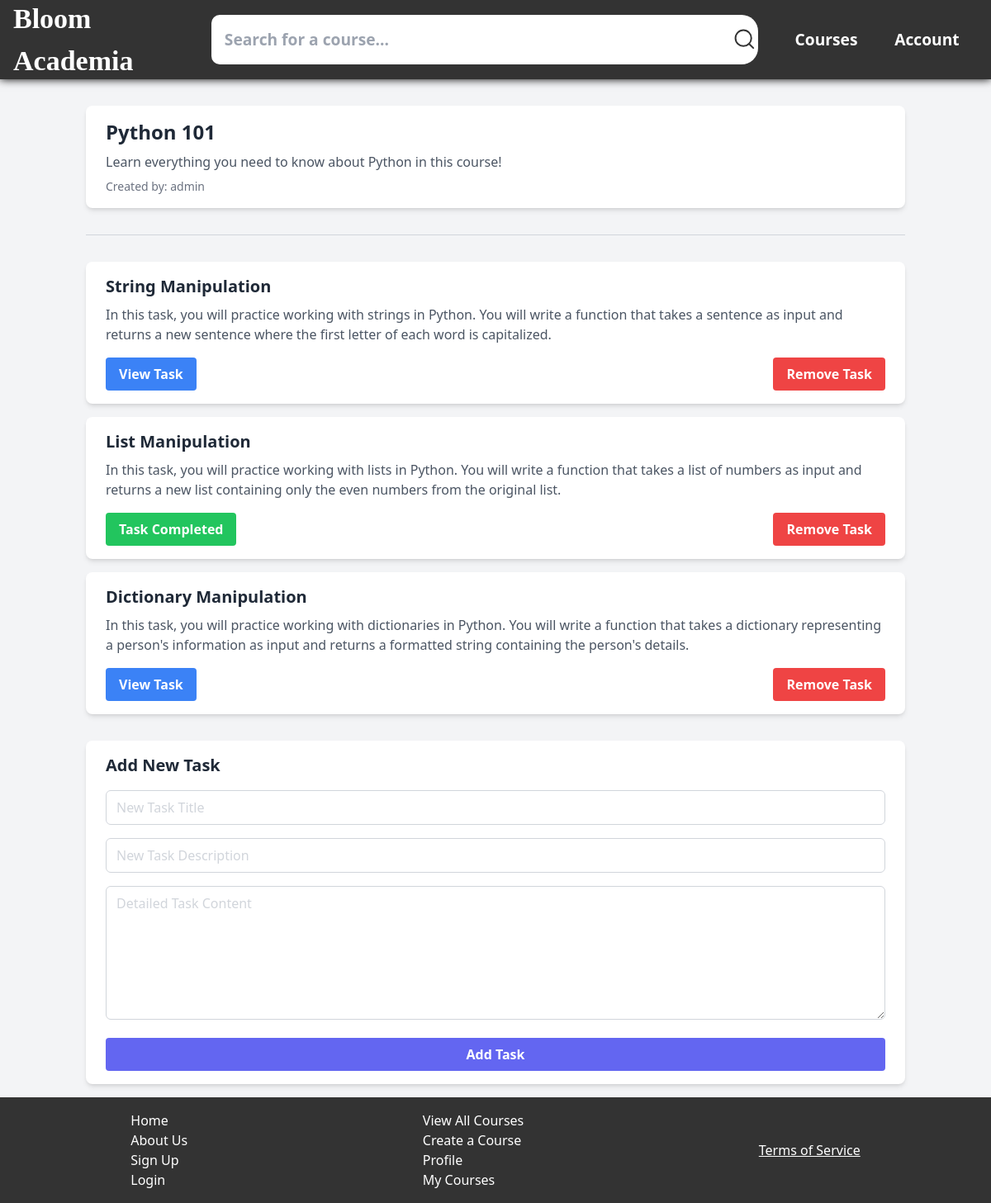
/courses/4 (signed in), run on the app's committed database.
### tables this page shows
CREATE TABLE courses (cid INTEGER PRIMARY KEY AUTOINCREMENT, cname TEXT, description TEXT, course_image BLOB, uid INTEGER REFERENCES users(uid));

CREATE TABLE users (uid INTEGER PRIMARY KEY AUTOINCREMENT, name TEXT NOT NULL, email TEXT UNIQUE, password TEXT NOT NULL, role TEXT DEFAULT 'User');

CREATE TABLE course_tasks (tid INTEGER PRIMARY KEY AUTOINCREMENT, cid INTEGER REFERENCES courses(cid), task_title TEXT, task_description TEXT, task_content TEXT, completed INTEGER);

### app.py (the view)
@app.route('/courses/<int:cid>')
def view_course(cid):
    if not session:
        return redirect(url_for('login'))
    try:
        with db.connect(db_path) as conn:
            user_id = session['user_id']
            name = session.get('name')
            course = db.get_course(conn, cid)
            tasks = db.get_tasks(conn, cid)
            title, description, img_data, cid, author_id = course
            course_creator = db.get_user_name(conn, author_id)  # New function to get user name
            if img_data:
                img_base64 = base64.b64encode(img_data).decode('utf-8')
            else:
                img_base64 = None
            isAuthor = session.get('role') in ["Author", "Admin"]
            completed_tasks = db.get_completed_tasks(conn, user_id, cid)
            return render_template('/course-pages/course.html',
                                   title=title,
                                   description=description,
                                   img_base64=img_base64,
                                   cid=cid,
                                   tasks=tasks,
                                   isAuthor=isAuthor,
                                   name=name,
                                   course_creator=course_creator,
                                   completed_tasks=completed_tasks)
    except db.DatabaseError as db_err:
        return render_template('error.html', error_type="Database Error", error_title="Database Error", error_subtitle=str(db_err), name=name)
    except Exception as e:
        return render_template('error.html', error_type="Internal Server Error", error_title="Sorry, something went wrong.", error_subtitle=str(e), name=name)

### modules/db_functions.py (called while the page is built)
def connect(db_path):
    return sqlite3.connect(db_path)

def get_course(conn, cid):
    c = conn.cursor()
    c.execute("SELECT cname, description, course_image, cid, uid FROM courses WHERE cid = ?", (cid,))
    return c.fetchone()

def get_tasks(conn, cid):
    c = conn.cursor()
    c.execute("SELECT tid, task_title, task_description FROM course_tasks WHERE cid = ?", (cid,))
    return c.fetchall()

def get_user_name(conn, user_id):
    c = conn.cursor()
    c.execute("SELECT name FROM users WHERE uid = ?", (user_id,))
    result = c.fetchone()
    return result[0] if result else "Unknown"

def get_completed_tasks(conn, user_id, course_id):
    c = conn.cursor()
    c.execute('''
    SELECT task_id FROM completed_tasks
    WHERE user_id = ? AND course_id = ?
    ''', (user_id, course_id))
    return [row[0] for row in c.fetchall()]

### templates/course-pages/course.html (shortened to what this page needs)
<!DOCTYPE html>
<html lang="en">
<head>
    <link rel="stylesheet" href="{{ url_for('static', filename='css/style.css') }}">
    <script src="https://cdn.tailwindcss.com"></script>
</head>
<body class="bg-gray-100 font-sans">
    <header>
        <a href="{{ url_for('home') }}"><h1>Bloom Academia</h1></a>
        <nav>
            <form id="search-bar" class="nav-item" method="POST" action="{{ url_for('search_course') }}">
                <input id="search-bar-input" class="text-black" type="text" name="search-bar-input" placeholder="Search for a course...">
                <button id="search-bar-btn" type="submit" name="search-bar-btn">
                </button>
            </form>
            <a class="nav-item" href="{{ url_for('list_courses') }}">Courses</a>
            {% if name %}
                <a class="nav-item" href="{{ url_for('profile') }}">Account</a>
            {% else %}
                <a class="nav-item" href="{{ 'login' }}">Login</a>
            {% endif %}
        </nav>
    </header>
    <main class="container mx-auto px-4 py-8">
        <div class="bg-white shadow-md rounded-lg overflow-hidden">
            <div class="px-6 py-4">
                <h2 class="text-2xl font-bold text-gray-800 mb-2">{{ title }}</h2>
                <p class="text-gray-600 mb-2">{{ description }}</p>
                <p class="text-sm text-gray-500">Created by: {{ course_creator }}</p>
            </div>
        </div>
        <hr class="my-8 border-t border-gray-300">
        <ul class="space-y-4">
            {% for task in tasks %}
            <li class="bg-white shadow-md rounded-lg overflow-hidden">
                <div class="px-6 py-4">
                    <h3 class="text-xl font-semibold text-gray-800 mb-2">{{ task[1] }}</h3>
                    <p class="text-gray-600 mb-4">{{ task[2] }}</p>
                    <div class="flex justify-between items-center">
                        <a href="{{ url_for('view_task', cid=cid, tid=task[0]) }}"
                           class="{% if task[0] in completed_tasks %}bg-green-500 hover:bg-green-600{% else %}bg-blue-500 hover:bg-blue-600{% endif %} text-white font-bold py-2 px-4 rounded">
                            {% if task[0] in completed_tasks %}
                                Task Completed
                            {% else %}
                                View Task
                            {% endif %}
                        </a>
                        {% if isAuthor %}
                            <form action="{{ url_for('remove_task', cid=cid, tid=task[0]) }}" method="post">
                                <button type="submit" class="bg-red-500 hover:bg-red-600 text-white font-bold py-2 px-4 rounded">
                                    Remove Task
                                </button>
                            </form>
                        {% endif %}
                    </div>
                </div>
            </li>
            {% endfor %}
        </ul>
        {% if isAuthor %}
        <div class="mt-8 bg-white shadow-md rounded-lg overflow-hidden">
            <form class="px-6 py-4" action="{{ url_for('add_task', cid=cid) }}" method="post">
                <h3 class="text-xl font-semibold text-gray-800 mb-4">Add New Task</h3>
                <div class="space-y-4">
                    <input type="text" name="task_title" placeholder="New Task Title" required
                           class="w-full px-3 py-2 placeholder-gray-300 border border-gray-300 rounded-md focus:outline-none focus:ring focus:ring-indigo-100 focus:border-indigo-300">
                    <input type="text" name="task_description" placeholder="New Task Description" required
                           class="w-full px-3 py-2 placeholder-gray-300 border border-gray-300 rounded-md focus:outline-none focus:ring focus:ring-indigo-100 focus:border-indigo-300">
                    <textarea name="task_content" placeholder="Detailed Task Content" required
                              class="w-full px-3 py-2 placeholder-gray-300 border border-gray-300 rounded-md focus:outline-none focus:ring focus:ring-indigo-100 focus:border-indigo-300"
                              rows="6"></textarea>
                    <button type="submit" class="w-full bg-indigo-500 hover:bg-indigo-600 text-white font-bold py-2 px-4 rounded">
                        Add Task
                    </button>
                </div>
            </form>
        </div>
        <form class="mt-4" action="{{ url_for('delete_course', cid=cid) }}" method="post">
            <button type="submit" class="bg-red-500 hover:bg-red-600 text-white font-bold py-2 px-4 rounded">
            </button>
        </form>
        {% endif %}
        <a href="{{ url_for('list_courses') }}" class="inline-block mt-8 text-indigo-600 hover:text-indigo-800">
        </a>
    </main>
    <footer class="w-full absolute bottom-0">
        <li id="footer-l1" class="footer-item">
            <a href="{{ url_for('home') }}">Home</a>
            <a href="{{ url_for('about') }}">About Us</a>
            <a href="{{ url_for('register') }}">Sign Up</a>
            <a href="{{ url_for('login') }}">Login</a>
        </li>
        <li id="footer-l2" class="footer-item">
            <a href="#">View All Courses</a>
            <a href="{{ url_for('create_course') }}">Create a Course</a>
            <a href="{{ url_for('profile') }}">Profile</a>
            <a href="{{ url_for('profile') }}">My Courses</a>
        </li>
        <li id="footer-l4" class="footer-item">
            <button id="tos-btn" onclick="showTOS()">Terms of Service</button>
        </li>
    </footer>
</body>
</html>

### static/css/style.css (style rules this page uses)
* { padding: 0; margin: 0; box-sizing: border-box; }
a { text-decoration: none; }
html, body { height: 100%; width: 100%; }
body { background-color: var(--bg); color: var(--text); background-image: url("root/static/images/wave-haikei.png"); color: #020113; font-family: 'Segoe UI', Tahoma, Geneva, Verdana, sans-serif; }
p { color: black; }
header { height: 10%; width: 100%; display: flex; align-items: center; justify-content: space-around; padding: 3rem 1rem; box-shadow: 0 0 10px 0 black; background-color: #333333; }
header h1 { font-size: 2.125rem !important; font-weight: 600 !important; }
nav { display: flex; flex-direction: row; align-items: center; justify-content: space-evenly; }
nav a { color: var(--secondary); }
nav .nav-item { margin: 0 1.4rem; color: white; font-weight: bold; font-size: larger; }
#search-bar { display: flex; flex-direction: row; }
#search-bar-input { padding: 1rem; padding-right: 20rem; border: none; border-radius: 10px 0 0 10px; background-color: #ffffff; }
#search-bar-btn { display: flex; align-items: center; border: none; border-radius: 0 20px 20px 0; background-color: #ffffff; transition: 0.5s; cursor: pointer; }
h1 { color: white; font-family: ui-monospace; }
ul { list-style-type: none; justify-content: space-around; }
footer { display: flex; align-items: center; justify-content: space-around; padding: 1rem; background-color: #333333; color: white; }
footer .footer-item { display: flex; flex-direction: column; }
footer .footer-item a { color: white; }
#tos-btn { border: none; background: none; color: white; text-decoration: underline; cursor: pointer; }

### data on the page
courses: cname "Python 101", description "Learn everything you need to know about Python in this course!"
users: name "admin"
course_tasks: task_title "String Manipulation", task_description "In this task, you will practice working with strings in Python. You will write a function that takes a sentence as input and returns a new sentence where the first letter of each word is capitalized.", shows "View Task"
course_tasks: task_title "List Manipulation", task_description "In this task, you will practice working with lists in Python. You will write a function that takes a list of numbers as input and returns a new list containing only the even numbers from the original list.", shows "Task Completed"
course_tasks: task_title "Dictionary Manipulation", task_description "In this task, you will practice working with dictionaries in Python. You will write a function that takes a dictionary representing a person's information as input and returns a formatted string containing the person's details.", shows "View Task"
